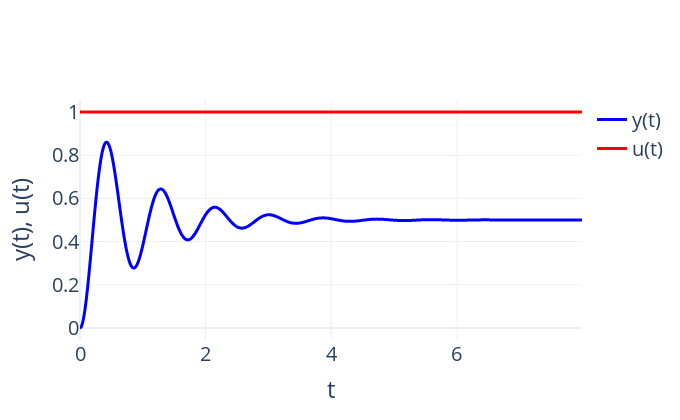

Notebook code for this chart:
### Code cell
# Plot solution using plotly
fig = go.Figure()
fig.add_trace(go.Scatter(x=ts, y=solution[:, 0], name='y(t)', line_shape='spline', line=dict(color='blue', width=3)))
fig.add_trace(go.Scatter(x=ts, y=[u0(t) for t in ts], name='u(t)', line_shape='spline', line=dict(color='red', width=3)))
fig.update_layout(xaxis_title='t', yaxis_title='y(t), u(t)')
fig.update_layout(template='plotly_white')
fig.update_layout(font=dict(size=20))
fig.update_layout(width=680, height=420)
fig.write_image('solution_first.pdf')
fig.show()

### Figure 1 — Plotly figure (JSON) as saved in the notebook; plotly's stock layout.template omitted (floating-point values rounded to 4 significant figures; data arrays with more than 128 entries replaced by an {"elided": "..."} marker saying what was removed)
{"data": [{"line": {"color": "blue", "shape": "spline", "width": 3}, "name": "y(t)", "type": "scatter", "x": {"elided": "800 float values"}, "y": {"elided": "800 float values"}}, {"line": {"color": "red", "shape": "spline", "width": 3}, "name": "u(t)", "type": "scatter", "x": {"elided": "800 float values"}, "y": {"elided": "800 int values"}}], "layout": {"font": {"size": 20}, "height": 420, "width": 680, "xaxis": {"title": {"text": "t"}}, "yaxis": {"title": {"text": "y(t), u(t)"}}}}
